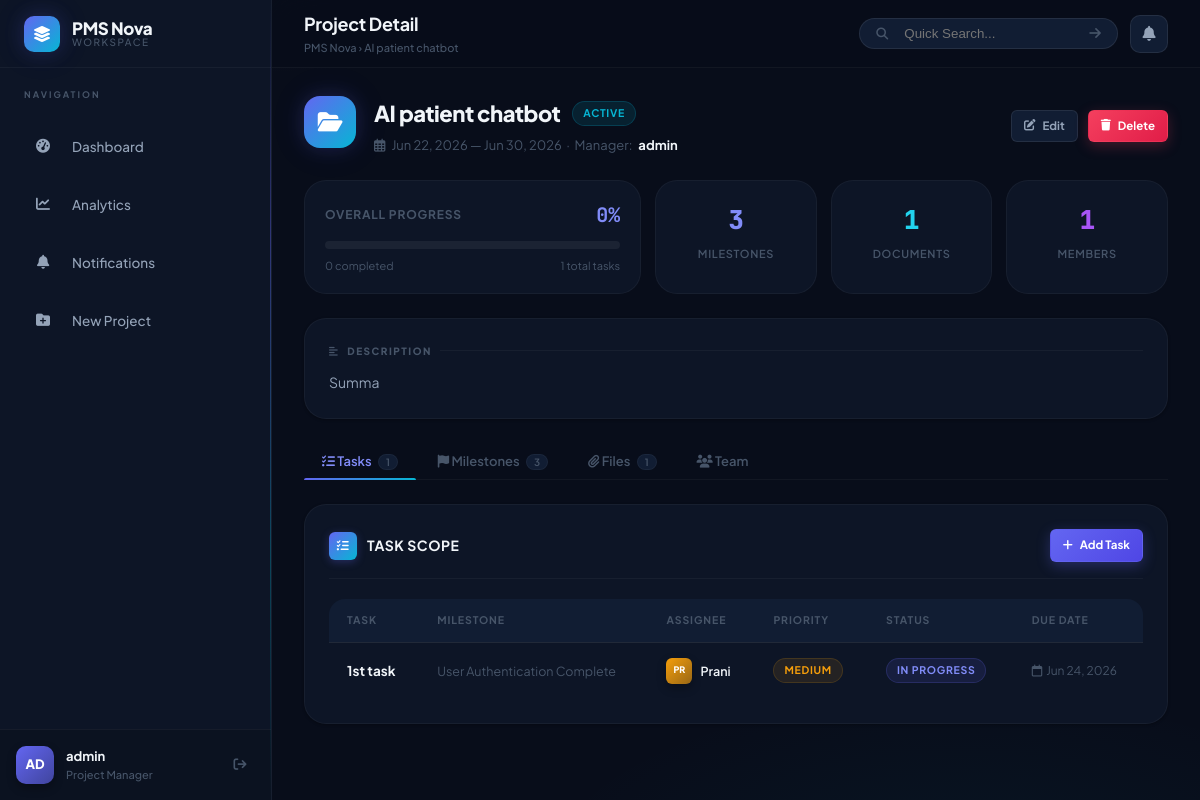
The page /projects/3/ (signed in) on the database as committed earlier.
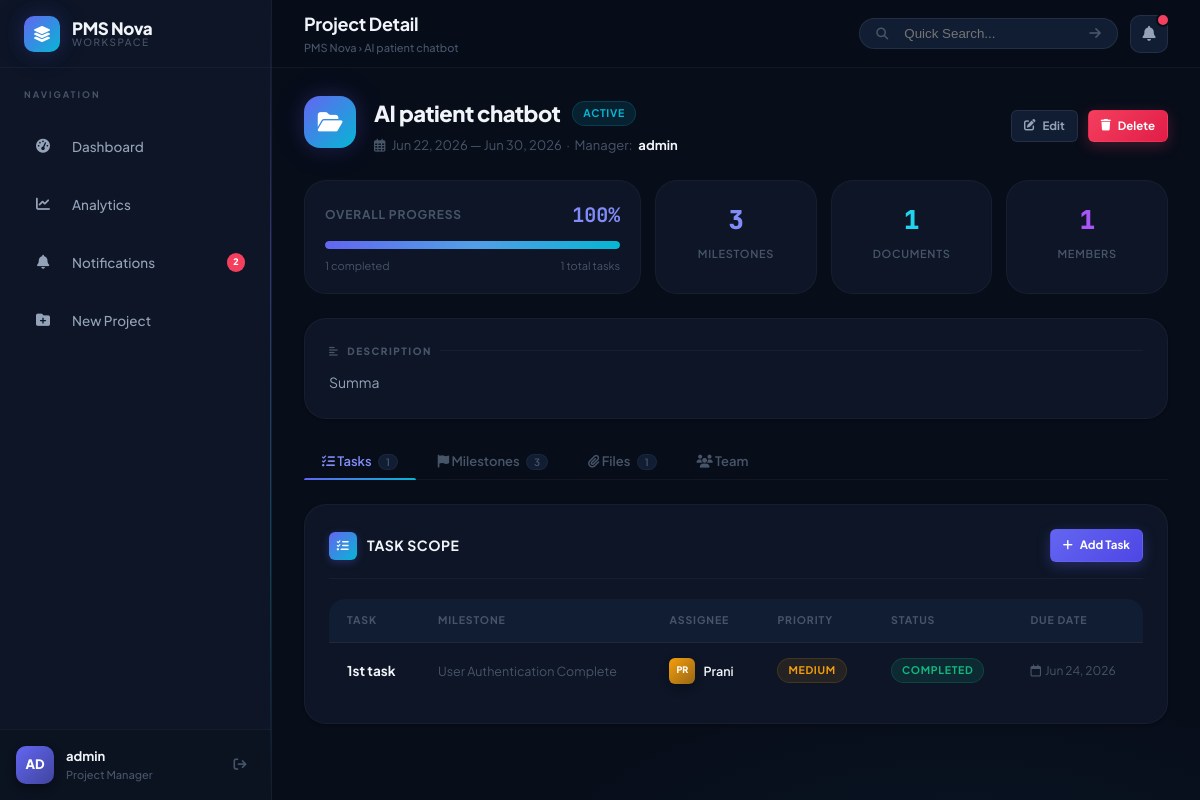
The same page on the database as committed later.
### projects/models.py (models this page shows, shortened)
class Task(models.Model):
    STATUS_CHOICES = [
        ('todo', 'To Do'),
        ('in_progress', 'In Progress'),
        ('review', 'Under Review'),
        ('completed', 'Completed'),
    ]
    PRIORITY_CHOICES = [
        ('low', 'Low'),
        ('medium', 'Medium'),
        ('high', 'High'),
        ('critical', 'Critical'),
    ]
    project = models.ForeignKey(Project, on_delete=models.CASCADE, related_name='tasks')
    milestone = models.ForeignKey(Milestone, on_delete=models.SET_NULL, null=True, blank=True, related_name='tasks')
    title = models.CharField(max_length=200)
    description = models.TextField(blank=True)
    status = models.CharField(max_length=15, choices=STATUS_CHOICES, default='todo')
    priority = models.CharField(max_length=10, choices=PRIORITY_CHOICES, default='medium')
    due_date = models.DateField()
    assigned_to = models.ForeignKey(User, on_delete=models.SET_NULL, null=True, blank=True, related_name='assigned_tasks')
    created_by = models.ForeignKey(User, on_delete=models.CASCADE, related_name='created_tasks')
    created_at = models.DateTimeField(auto_now_add=True)
    updated_at = models.DateTimeField(auto_now=True)

class Milestone(models.Model):
    project = models.ForeignKey(Project, on_delete=models.CASCADE, related_name='milestones')
    title = models.CharField(max_length=200)
    description = models.TextField(blank=True)
    due_date = models.DateField()
    is_achieved = models.BooleanField(default=False)

### projects/views.py (the view)
    def _wrapped_view_func(request, pk, *args, **kwargs):
        if not request.user.is_authenticated:
            return redirect('login')
        project = get_object_or_404(Project, pk=pk)
        is_manager = (project.manager == request.user)
        is_member = project.members.filter(id=request.user.id).exists()
        if not (is_manager or is_member):
            messages.error(request, "Access Denied: You are not a member of this project.")
            return redirect('dashboard')
        return view_func(request, pk, *args, **kwargs)

### projects/forms.py
class CommentForm(forms.ModelForm):
    class Meta:
        model = Comment
        fields = ['content']
        widgets = {
            'content': forms.Textarea(attrs={'placeholder': 'Add a comment...', 'rows': 2, 'class': 'form-input'}),
        }

class DocumentForm(forms.ModelForm):
    class Meta:
        model = Document
        fields = ['title', 'file']
        widgets = {
            'title': forms.TextInput(attrs={'placeholder': 'Document Title (e.g. Spec, Diagram)', 'class': 'form-input'}),
            'file': forms.ClearableFileInput(attrs={'class': 'form-input-file'}),
        }

### projects/templates/projects/project_detail.html (shortened to what the changed rows need)
{% extends 'projects/base.html' %}
{% load static %}
{% block header_title %}Project Detail{% endblock %}
{% block content %}
<div class="page-header" style="margin-bottom:24px;flex-wrap:wrap;gap:16px;">
    <div style="display:flex;align-items:flex-start;gap:18px;">
        <div>
            <div style="display:flex;align-items:center;gap:12px;flex-wrap:wrap;">
                <h2 class="page-title">{{ project.name }}</h2>
            </div>
        </div>
    </div>
</div>
<div style="display:grid;grid-template-columns:repeat(auto-fit,minmax(160px,1fr));gap:14px;margin-bottom:24px;">
    <div style="background:var(--bg-surface);border:1px solid var(--border-subtle);border-radius:var(--radius-xl);padding:18px 20px;grid-column:span 2;">
        <div style="display:flex;justify-content:space-between;align-items:center;margin-bottom:10px;">
            <span style="font-size:12px;font-weight:700;color:var(--text-muted);text-transform:uppercase;letter-spacing:0.8px;">Overall Progress</span>
            <span class="progress-text" style="font-size:20px;">{{ progress_percentage }}%</span>
        </div>
        <div class="progress-container" style="height:8px;margin:0;">
            <div class="progress-bar" style="width:{{ progress_percentage }}%;"></div>
        </div>
        <div style="display:flex;justify-content:space-between;font-size:11px;color:var(--text-muted);margin-top:8px;">
            <span>{{ completed_tasks }} completed</span>
            <span>{{ total_tasks }} total tasks</span>
        </div>
    </div>
</div>
<div class="tabs-container">
    <div id="tasks-tab" class="tab-content active">
        <div class="card">
            {% if tasks %}
            <div class="table-responsive">
                <table class="table-pms">
                    <thead>
                        <tr>
                            <th>Task</th>
                            <th>Milestone</th>
                            <th>Assignee</th>
                            <th>Priority</th>
                            <th>Status</th>
                            <th>Due Date</th>
                        </tr>
                    </thead>
                    <tbody>
                        {% for task in tasks %}
                        <tr>
                            <td>
                                <a href="{% url 'task_detail' task.pk %}" style="font-weight:700;color:var(--text-primary);font-size:13.5px;">
                                    {{ task.title }}
                                </a>
                            </td>
                            <td style="font-size:12.5px;color:var(--text-muted);">{{ task.milestone.title|default:"—" }}</td>
                            <td>
                                {% if task.assigned_to %}
                                <div style="display:flex;align-items:center;gap:8px;">
                                    <div class="user-avatar" style="width:26px;height:26px;font-size:9px;border-radius:6px;background:linear-gradient(135deg,{{ task.assigned_to.profile.avatar_color }},{{ task.assigned_to.profile.avatar_color }}99);">
                                        {{ task.assigned_to.username|slice:":2"|upper }}
                                    </div>
                                    <span style="font-size:12.5px;font-weight:600;">{{ task.assigned_to.username }}</span>
                                </div>
                                {% else %}
                                <span style="color:var(--text-muted);font-size:12px;font-style:italic;">Unassigned</span>
                                {% endif %}
                            </td>
                            <td><span class="badge badge-{{ task.priority }}">{{ task.get_priority_display }}</span></td>
                            <td><span class="badge badge-{{ task.status }}">{{ task.get_status_display }}</span></td>
                            <td style="font-size:12px;color:var(--text-muted);white-space:nowrap;">
                                <i class="fa-regular fa-calendar" style="margin-right:4px;"></i>{{ task.due_date|date:"M d, Y" }}
                            </td>
                        </tr>
                        {% endfor %}
                    </tbody>
                </table>
            </div>
            {% endif %}
        </div>
    </div>
</div>
{% endblock %}

### projects/templates/projects/base.html (shortened to what the changed rows need)
{% load static %}
<!DOCTYPE html>
<html lang="en">
<head>
    <link rel="stylesheet" href="https://cdnjs.cloudflare.com/ajax/libs/font-awesome/6.5.0/css/all.min.css">
    <link rel="stylesheet" href="{% static 'projects/css/style.css' %}">
</head>
<body>
<div class="app-container">
    <aside class="sidebar">
        <ul class="sidebar-menu">
            <li class="sidebar-item {% if request.resolver_match.url_name == 'notifications_list' %}active{% endif %}">
                <a href="{% url 'notifications_list' %}" style="position:relative;">
                    <span class="nav-icon"><i class="fa-solid fa-bell"></i></span>
                    <span>Notifications</span>
                    {% with cnt=request.user.notifications.all.count %}
                    {% if cnt > 0 %}
                    <span style="margin-left:auto; background:var(--color-danger); color:white; font-size:9px; font-weight:800; padding:2px 6px; border-radius:99px; min-width:18px; text-align:center;">{{ cnt }}</span>
                    {% endif %}
                    {% endwith %}
                </a>
            </li>
        </ul>
    </aside>
    <main class="main-content">
        <header class="main-header">
            <div class="header-left">
                <div class="header-title">
                    <h1>{% block header_title %}Overview{% endblock %}</h1>
                </div>
            </div>
            <div class="header-actions">
                <a href="{% url 'notifications_list' %}" class="notification-bell" id="notif-bell-btn">
                    <i class="fa-solid fa-bell"></i>
                    {% if request.user.notifications.all %}
                    <span class="notification-badge" id="unread-count-badge"></span>
                    {% endif %}
                </a>
            </div>
        </header>
        <div class="content-wrapper animate-in">
            {% block content %}{% endblock %}
        </div>
    </main>
</div>
</body>
</html>

Rows that differ between the two databases and show on the page:
changed Task "1st task": status "IN PROGRESS" → "COMPLETED"
Other text that changed with them:
{{ cnt }}: (not shown) → "2"
{{ progress_percentage }}: "0" → "100"
{{ completed_tasks }}: "0" → "1"
